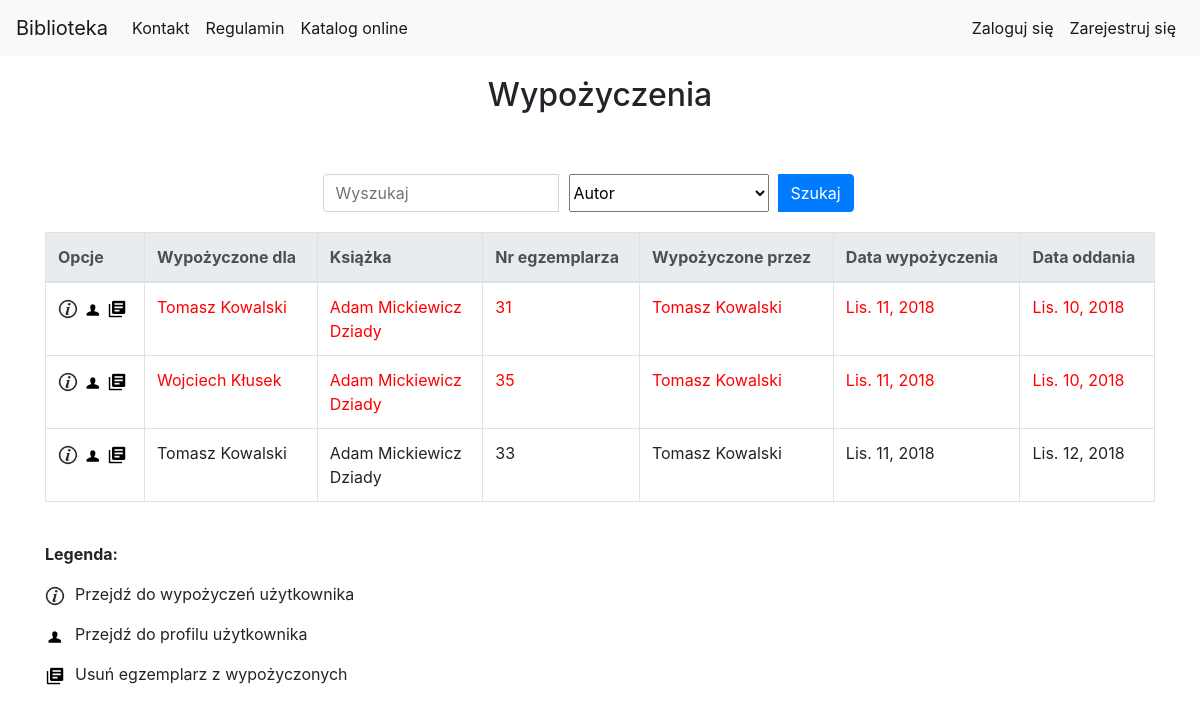
/library/borrow_list/, run on an earlier commit of the app's database.
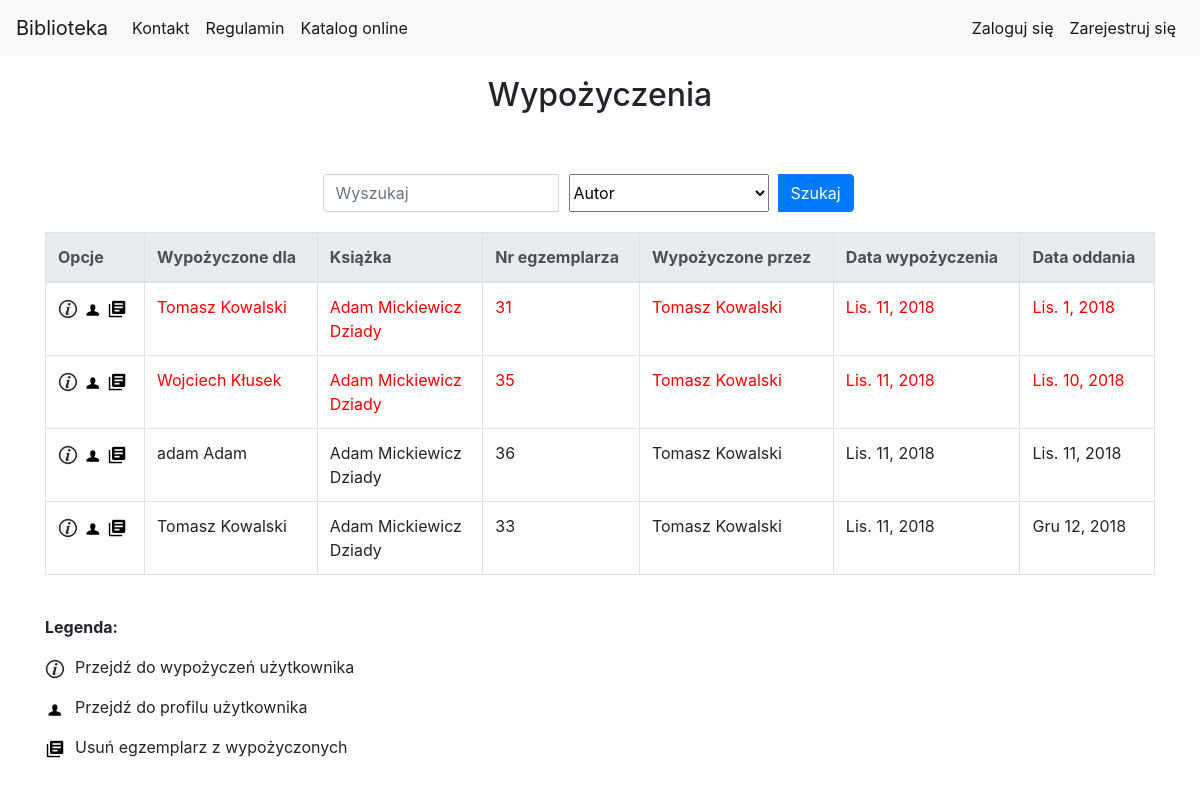
And on a later commit of the database.
### library_app/models.py (models this page shows, shortened)
class Borrow(models.Model):
    user = models.ForeignKey(User, verbose_name='Wypożycz dla')
    borrow_librarian = models.ForeignKey(User, related_name="borrow_librarian", verbose_name='Bibliotekarz wypożyczający')
    receive_librarian = models.ForeignKey(User, related_name="receive_librarian", null=True, blank=True, verbose_name='Bibliotekarz odbierający')
    book_copy_id = models.ForeignKey(BookCopy, related_name="borrow_bookcopy", verbose_name='Egzemplarz ksiązki')
    borrow_date = models.DateField(auto_now=True, verbose_name='Data wypożyczenia')
    receive_date = models.DateField(default=datetime.now()+timedelta(days=60), verbose_name='Data oddania')
    is_prolong = models.BooleanField(default=False, verbose_name="Czy prolongowana")
    is_date_exceeded = models.BooleanField(default=False, verbose_name="Czy data oddania przekroczona")

class Author(models.Model):
    first_name = models.CharField(max_length=200, verbose_name='Imię')
    last_name = models.CharField(max_length=200, verbose_name='Nazwisko')
    country = models.CharField(max_length=200, verbose_name='Kraj')
    biography = models.TextField(default='', blank=True, null=True, verbose_name='Biografia')
    birth_place = models.CharField(max_length=200, default='', blank=True, null=True, verbose_name='Miejsce urodzenia')
    image_url = models.URLField(default='', blank=True, null=True, verbose_name='Adres url portretu, zakończony rozszerzeniem')
    years_of_life = models.CharField(max_length=10, default='', blank=True, null=True, verbose_name='Lata życia')

class BookCopy(models.Model):
    book = models.ForeignKey(Book, related_name="bookcopies", verbose_name='Wybierz książkę') #teraz w templatce mozemy z poziomu klasy book odnosic sie do obiektow bookcopy, np {{book.bookcopies.count}} da liczbe kopii ksiazek ktore maja w polu book id danej ksiazki
    is_borrowed = models.BooleanField(default=False)

class Book(models.Model):
    authors = models.ManyToManyField(Author, related_name='book_authors', verbose_name='Autorzy')
    category = models.ForeignKey(Category, related_name='book_categories', verbose_name='Kategoria')
    publishing_house = models.ForeignKey(PublishingHouse, related_name='publishing_houses', verbose_name='Wydawnictwo')
    isbn = models.CharField(max_length=30, unique=True, verbose_name='Numer ISBN')
    title = models.CharField(max_length=200, verbose_name='Tytuł')
    description = models.TextField(blank=True, default='', verbose_name='Opis')
    publish_date = models.DateField(default=datetime.now, blank=True, verbose_name='Data publikacji')
    edition = models.PositiveIntegerField(default=1, verbose_name='Numer wydania')
    image_url = models.URLField(default='', blank=True, null=True, verbose_name='Adres url okładki zakończony rozszerzeniem obrazu')
    add_date = models.DateTimeField(auto_now=True)
    slug = models.SlugField(allow_unicode=True, unique=True)

### library_app/views.py (the view)
class BorrowListView(LoginRequiredMixin, SuperuserRequiredMixin, generic.ListView):
    login_url = reverse_lazy('no_permission')
    model = models.Borrow
    context_object_name = "borrow_list" #human-understandable name of variable to access from templates
    paginate_by = 10
    def get_queryset(self):
        search_query = self.request.GET.get("search_query")
        search_type = self.request.GET.get("search_type")
        query_result = None
        if search_query is not None:
            if search_type == "title":
                query_result = models.Borrow.objects.all().filter(book_copy_id__book__title__icontains=search_query)
            elif search_type == "author":
                authors_result = models.Borrow.objects.all().filter(book_copy_id__book__authors__first_name__icontains=search_query) | models.Borrow.objects.all().filter(book_copy_id__book__authors__last_name__icontains=search_query)
                query_result = authors_result
            elif search_type == "bookcopy_nr":
                query_result = models.Borrow.objects.all().filter(book_copy_id__id__icontains=search_query)
            elif search_type == "borrow_by_user":
                borrow_by_result = models.Borrow.objects.all().filter(user__first_name__contains=search_query) | models.Borrow.objects.all().filter(user__last_name__contains=search_query)
                query_result = borrow_by_result
            elif search_type == "borrow_by_librarian":
                borrow_by_result = models.Borrow.objects.all().filter(borrow_librarian__first_name__contains=search_query) | models.Borrow.objects.all().filter(borrow_librarian__last_name__contains=search_query)
                query_result = borrow_by_result
            return query_result.order_by("receive_date")
        else:
            return models.Borrow.objects.all().order_by("receive_date")

### library_app/templatetags/custom_tags.py (called while the page is built)
@register.simple_tag(name='get_user_profile')
def get_user_profile(user_obj):
    return models.UserProfileInfo.objects.get(user=user_obj)

### library_app/templates/library_app/borrow_list.html (shortened to what this page needs)
{% extends "base.html" %}
{% load static %}
{% load custom_tags %}
{% block body_block %}
<div class="container">
    <div class="page-title">
        <h2>Wypożyczenia</h2>
    </div>
            <div class="search-bar">
                <form class="form-inline" action="{% url 'library_app:borrow_list' %}" method="GET">
                    <div class="input-group">
                        <input type="search" class="form-control" name="search_query" placeholder="Wyszukaj">
                        <select class="search-select" name="search_type">
                            <option value="author" selected>Autor</option>
                        </select>
                        <div class="input-group-append search-button">
                            <button class="btn btn-primary" type="submit">Szukaj</button>
                        </div>
                    </div>
                </form>
            </div>
    <table class="table table-bordered table-hover">
        <thead class="thead-light">
            <tr>
                <th scope="col">Opcje</th>
                <th scope="col">Wypożyczone dla</th>
                <th scope="col">Książka</th>
                <th scope="col">Nr egzemplarza</th>
                <th scope="col">Wypożyczone przez</th>
                <th scope="col">Data wypożyczenia</th>
                <th scope="col">Data oddania</th>
            </tr>
        </thead>
        <tbody>
            {% for borrow in borrow_list %}
                {% if borrow.is_date_exceeded %}
                <tr style="color:red">
                {% else %}
                    <tr>
                {% endif %}
                <td>
                    <a href="{% url 'library_app:user_borrows' pk=borrow.user.pk %}"><img src="{% static 'website_icons/info_ico.png' %}" alt="Wypożyczenia" width="20" height="20"></a>
                    {% get_user_profile borrow.user as user_profile_obj %}
                    <a href="{% url 'library_app:user_profile' pk=user_profile_obj.pk %}"><img src="{% static 'website_icons/user_ico.png' %}" alt="Profil" width="20" height="20"></a>
                    <a href="{% url 'library_app:borrow_delete' pk=borrow.pk %}"><img src="{% static 'website_icons/del_borrow_ico.png' %}" alt="Usuń" width="20" height="20"></a>
                </td>
                <td>{{borrow.user.get_full_name}}</td>
                <td>
                    {% for author in borrow.book_copy_id.book.authors.all %}
                        {{author.first_name}} {{author.last_name}}
                        <br>
                    {% endfor %}
                    {{borrow.book_copy_id.book.title}}
                </td>
                <td>{{borrow.book_copy_id.id}}</td>
                <td>{{borrow.borrow_librarian.get_full_name}}</td>
                <td>{{borrow.borrow_date}}</td>
                <td>{{borrow.receive_date}}</td>
            </tr>
            {% endfor %}
        </tbody>
    </table>
    <div class="table-legend">
        <p><b>Legenda:</b></p>
        <p><img src="{% static 'website_icons/info_ico.png' %}" alt="Szczegóły" width="20" height="20">Przejdź do wypożyczeń użytkownika </p>
        <p><img src="{% static 'website_icons/user_ico.png' %}" alt="Szczegóły" width="20" height="20">Przejdź do profilu użytkownika </p>
        <p><img src="{% static 'website_icons/del_borrow_ico.png' %}" alt="Szczegóły" width="20" height="20">Usuń egzemplarz z wypożyczonych </p>
    </div>
</div>
{% endblock %}

What changed in the data, as far as the page shows it:
changed Borrow: receive_date "Lis. 10, 2018" → "Lis. 1, 2018"
added Borrow: user.get_full_name "adam Adam", book_copy_id.book "Dziady", book_copy_id.id "36", borrow_librarian.get_full_name "Tomasz Kowalski", borrow_date "Lis. 11, 2018", receive_date "Lis. 11, 2018", Author (first_name "Adam", last_name "Mickiewicz")
changed Borrow: receive_date "Lis. 12, 2018" → "Gru 12, 2018"
